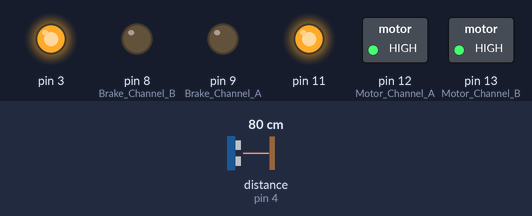
Simulated run of this sketch. Board: Arduino Uno, built with avr-gcc and run on an emulated ATmega328P. On the bench: switched loads named in the sketch (green lamp = pin HIGH), output pins drawn as LEDs (lit = HIGH). Wiring (inferred from the names in the program): ultrasonic range finder: trigger pin 2; echo pin 4. The test bench sets the inputs (shaded band); at power-on: distance to the obstacle (sensor on pin 4) 80 cm. The echo pulse lasts 58.3 µs per cm; pins used as bus, display or sensor lines are not drawn.

Above: at 1.3 s.
1.4 s: distance to the obstacle (sensor on pin 4) set to 11 cm
2.9 s: distance to the obstacle (sensor on pin 4) set to 8 cm
At 3.3 s:
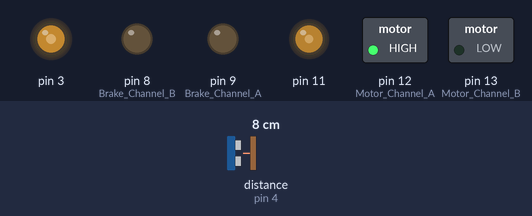
4.5 s: distance to the obstacle (sensor on pin 4) set to 18 cm
At 5.7 s:
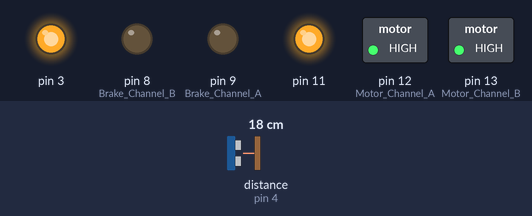
6.0 s: distance to the obstacle (sensor on pin 4) set to 2 cm
At 7.0 s:
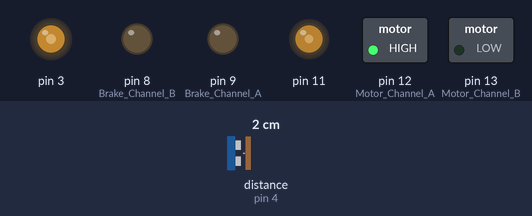
7.5 s: distance to the obstacle (sensor on pin 4) set to 35 cm
At 8.3 s:
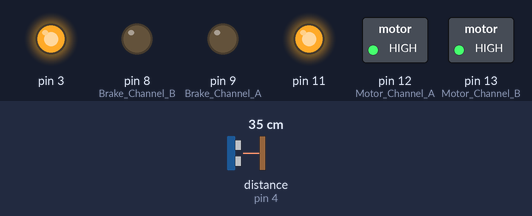
Timing chart, 0 to 10.0 s (numbered marks = the images above; inputs shaded):
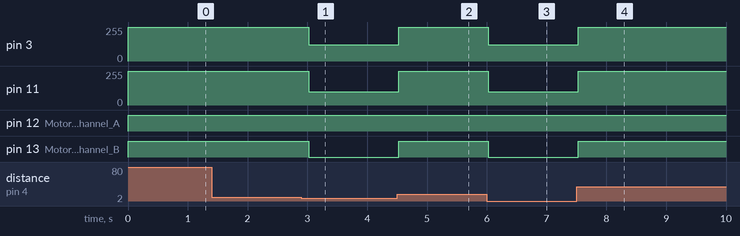

Measured:
- the behaviour switches between 10 and 9 cm on distance to the obstacle (sensor on pin 4) (found by bisection; images 0 and 1)
- after the input at 1.4 s, every drawn part: stays the same
- after the input at 2.9 s, pin 3: 255/255 → 123/255 after 0.12 s; pin 11: 255/255 → 100/255 after 0.12 s; pin 13 (Motor_Channel_B): HIGH → LOW after 0.12 s
- after the input at 4.5 s, pin 3: 123/255 → 255/255 at once; pin 11: 100/255 → 255/255 at once; pin 13 (Motor_Channel_B): LOW → HIGH at once
- after the input at 6.0 s, pin 3: 255/255 → 123/255 at once; pin 11: 255/255 → 100/255 at once; pin 13 (Motor_Channel_B): HIGH → LOW at once
- after the input at 7.5 s, pin 3: 123/255 → 255/255 at once; pin 11: 100/255 → 255/255 at once; pin 13 (Motor_Channel_B): LOW → HIGH at once

The sketch:

UPDATE.ino
```cpp
const int KILL = 11;
const int trigPin = 2;
const int echoPin = 4;

void setup()
{
  //LMotor
  pinMode(12, OUTPUT); //Motor Channel A
  pinMode(9, OUTPUT); //Brake Channel A

  //RMotor
  pinMode(13, OUTPUT); //Motor Channel B
  pinMode(8, OUTPUT); //Brake Channel B
}

void loop()
{
  while(KILL != HIGH) //or low, as long as kill switch isn't activated
  {
    if(BAT() > 8) //path is clear up to 8 cm
    {
        //LMotor forward
        digitalWrite(12, HIGH); //direction forward
        digitalWrite(9, LOW); //brake off
        analogWrite(3, 255); //speed full
        //RMotor forward
        digitalWrite(13, HIGH);
        digitalWrite(8, LOW);
        analogWrite(11, 255);

        delay(500); //stay on for 500 ms
    }
    else
    {
        turnRobot();
    }
  }
}

long BAT()
{
  long duration;
  pinMode(trigPin, OUTPUT);
  digitalWrite(trigPin, LOW);
  delayMicroseconds(2);
  digitalWrite(trigPin, HIGH);
  delayMicroseconds(10);
  digitalWrite(trigPin, LOW);

  pinMode(echoPin, INPUT);
  duration = pulseIn(echoPin, HIGH);
  return duration / 29 / 2;
}

void turnRobot()
{
   //LMotor forward @ half speed
   digitalWrite(12, HIGH); //direction forward
   digitalWrite(9, LOW); //brake off
   analogWrite(3, 123); //speed half
   //RMotor Back (or stop)
   digitalWrite(13, LOW); //direction backward
   digitalWrite(8, LOW); //brake off
   analogWrite(11, 100); //speed less than half

   delay(500); //stay on for 500 ms
}
```
